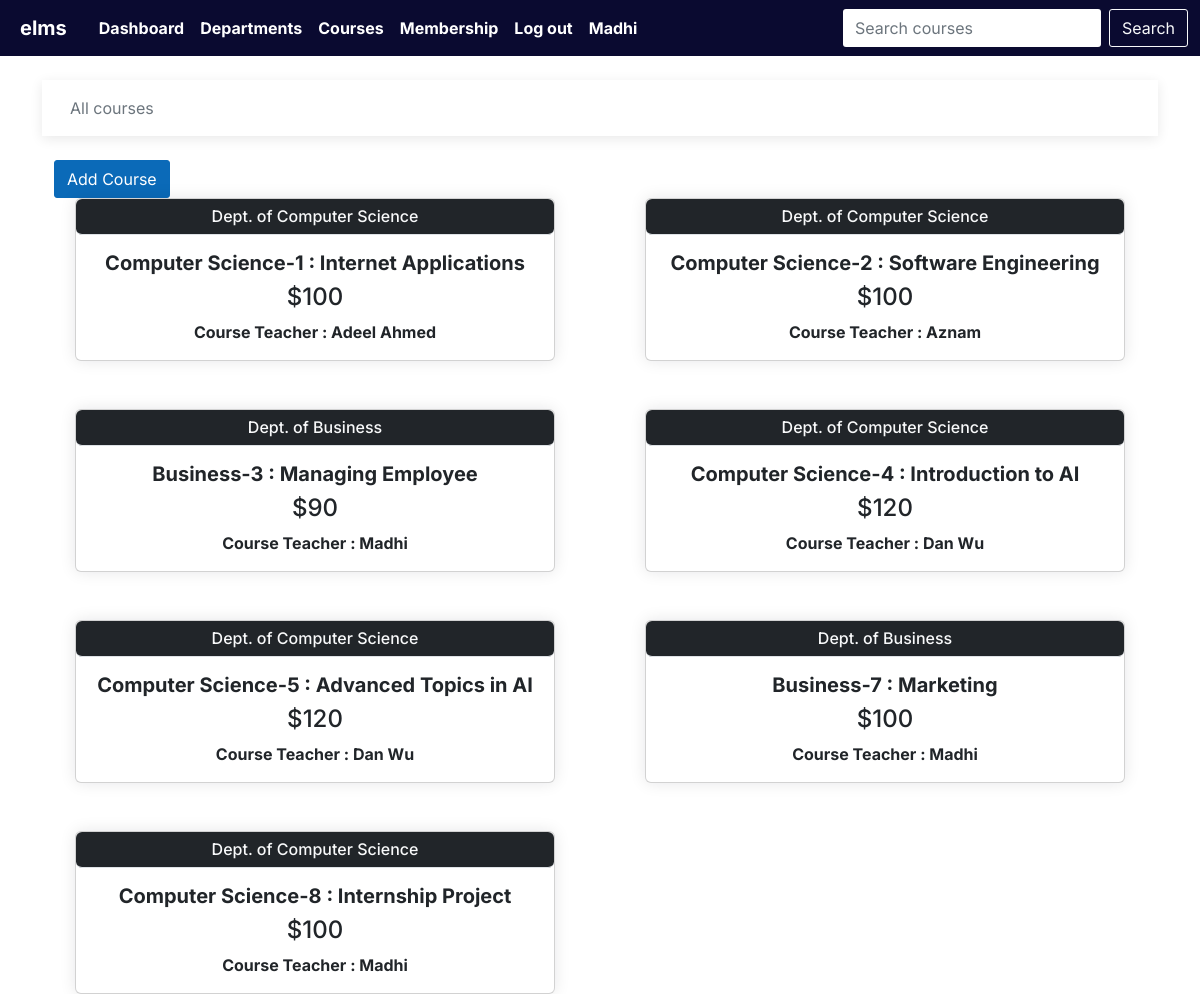
Screenshot of /courses/ (signed in) with the database file from the repository.
### main/models.py (models this page shows, shortened)
class Faculty(models.Model):
    faculty_id = models.IntegerField(primary_key=True)
    name = models.CharField(max_length=100, null=False)
    email = models.EmailField(max_length=100, null=True, blank=True)
    password = models.CharField(max_length=255, null=False)
    department = models.ForeignKey(
        'Department', on_delete=models.CASCADE, null=False, related_name='faculty')
    role = models.CharField(
        default="Faculty", max_length=100, null=False, blank=True)
    photo = models.ImageField(upload_to='profile_pics', blank=True,
                              null=False, default='profile_pics/default_faculty.png')
    class Meta:
        verbose_name_plural = 'Faculty'

class Course(models.Model):
    code = models.IntegerField(primary_key=True)
    name = models.CharField(max_length=255, null=False, unique=True)
    price = models.IntegerField(default=100)
    description = models.CharField(max_length=200, default='Course Description')
    MEMBERSHIP_CHOICES = (
        ('b', 'Bronze'),
        ('s', 'Silver'),
        ('g', 'Gold'),
    )
    membership_level = models.CharField(max_length=1, choices=MEMBERSHIP_CHOICES, blank=True)
    department = models.ForeignKey(
        Department, on_delete=models.CASCADE, null=False, related_name='courses')
    faculty = models.ForeignKey(
        Faculty, on_delete=models.SET_NULL, null=True, blank=True)
    studentKey = models.IntegerField(null=False, unique=True)
    facultyKey = models.IntegerField(null=False, unique=True)
    objects = CourseManager()
    class Meta:
        unique_together = ('code', 'department', 'name')
        verbose_name_plural = "Courses"

class Department(models.Model):
    department_id = models.IntegerField(primary_key=True)
    name = models.CharField(max_length=100, null=False)
    description = models.TextField(null=True, blank=True)
    class Meta:
        verbose_name_plural = 'Departments'
    def __str__(self):
        return self.name

### main/views.py (the view)
# urls.py: path('courses/', views.courses, name='courses'),
def courses(request):
    if request.session.get('student_id') or request.session.get('faculty_id'):
        courses = Course.objects.all()
        if request.session.get('student_id'):
            student = Student.objects.get(
                student_id=request.session['student_id'])
            if student.membership == 'g':
                courses = Course.objects.all()
            elif student.membership == 's':
                courses = Course.objects.filter(membership_level__in = ['b', 's'])
            else:
                courses = Course.objects.filter(membership_level='b')
        else:
            student = None
        if request.session.get('faculty_id'):
            faculty = Faculty.objects.get(
                faculty_id=request.session['faculty_id'])
        else:
            faculty = None
        enrolled = student.course.all() if student else None
        accessed = Course.objects.filter(
            faculty_id=faculty.faculty_id) if faculty else None
        context = {
            'faculty': faculty,
            'courses': courses,
            'student': student,
            'enrolled': enrolled,
            'accessed': accessed
        }
        return render(request, 'main/all-courses.html', context)
    else:
        return redirect('std_login')

### main/models.py (called while the page is built)
    def get_queryset(self):
        return CourseQuerySet(self.model, using=self._db)

### main/templates/main/all-courses.html (shortened to what this page needs)
{% extends 'index.html' %}
{% block profile %}
{% if faculty  %} {% url 'profile' faculty.faculty_id %}
{% else %} {% url 'profile' student.student_id %}
{% endif %}
{% endblock %}
{% block user %}
{% if faculty %} {{faculty.name}}
{% else %} {{student.name}}
{% endif %}
{% endblock user %}
{% block courses %}
{% url 'myCourses' %}
{% endblock courses %}
{% block content %}
<div class="container">
   <div class="container shadow-sm">
   <nav aria-label="breadcrumb">
      <ol class="breadcrumb p-3">
         <li class="breadcrumb-item active animate__animated animate__backInRight" aria-current="page">All courses</li>
      </ol>
   </nav>
</div>
    {% if faculty %}
   <div class="container mt-4">
      <a href="{% url 'add_course' %}" class="btn btn-primary">Add Course</a>
   </div>
   {% endif %}
   <div class="row gy-5">
      {% if courses %}
      {% for course in courses%}
      <div class="col-sm-6 d-flex align-items-stretch justify-content-center animate__animated animate__zoomIn">
         <div class="card shadow" style="width: 30rem !important;">
            <div class="class-header text-center text-light border-bottom bg-dark rounded">
               <h6 class="my-2"> Dept. of {{course.department}}</h6>
            </div>
            <div class="card-body d-flex flex-column align-items-center">
               <h5 class="card-title fw-bold">{{course.department}}-{{course.code}} : {{course.name}}</h5>
                <h4>${{ course.price }}</h4>
               {% if course.faculty %}
               <p class="card-text fw-bold">Course Teacher : {{ course.faculty.name}}</p>
               {% else %}
               <p> Teacher not assigned</p>
               {% endif %}
            </div>
         </div>
      </div>
      {% endfor %}
   </div>
   {% else %}
   <div class="text-center h4 text-secondary">No courses to show</div>
   {% endif %}
</div>
{% endblock  %}

### static/styles/style.css (style rules this page uses)
* { font-family: "Inter", sans-serif; box-sizing: border-box; }
body { margin: 0; padding: 0; }
html { scroll-behavior: smooth; }
.btn { border-radius: 3px !important; }
.btn-primary { background-color: #0b6ab8 !important; border-color: #0b6ab8 !important; }
a { text-decoration: none !important; }
.container { margin-top: 1.5rem; }
.shadow { box-shadow: rgba(17, 17, 26, 0.1) 0px 0px 16px !important; }
.shadow-sm { box-shadow: rgba(0, 0, 0, 0.09) 0px 3px 12px !important; }

### rows the page displays
Faculty: name "Madhi"
Course: department "Computer Science", code "1", name "Internet Applications", price "100", faculty.name "Adeel Ahmed"
Course: department "Computer Science", code "2", name "Software Engineering", price "100", faculty.name "Aznam"
Course: department "Business", code "3", name "Managing Employee", price "90", faculty.name "Madhi"
Course: department "Computer Science", code "4", name "Introduction to AI", price "120", faculty.name "Dan Wu"
Course: department "Computer Science", code "5", name "Advanced Topics in AI", price "120", faculty.name "Dan Wu"
Course: department "Business", code "7", name "Marketing", price "100", faculty.name "Madhi"
Course: department "Computer Science", code "8", name "Internship Project", price "100", faculty.name "Madhi"
